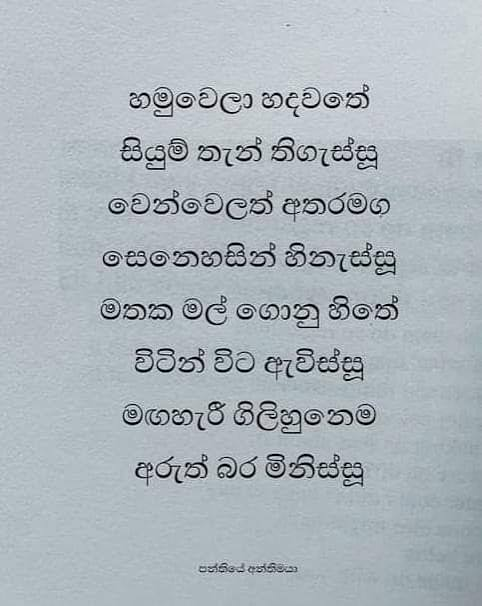
#> input picture data/eval_real/print_photos/page_poem_print.jpg, 482 x 606 px; its folder holds only this picture in this run
$ python -i text_detection.py   (imports and definitions only)
#> lines starting #> are read from the running program, lines starting #| are printed output that depends on the picture; after the words box and inside, x2 and y2 are one past the last pixel; in counts of white or black regions, pixels touching at a corner belong together
"""Text-line / region detection (pipeline stage 3).

Two strategies:

* :class:`ProjectionLineDetector` (default) - watermark-robust binarization,
  border/frame suppression, then horizontal projection-profile segmentation.
  Handles decorated pages (greeting cards, certificates) with centered lines.
* :class:`OpenCVLineDetector` (fallback) - morphological dilation + contours.
  Suitable for clean printed pages; tends to fragment decorated layouts.

Select via ``detection.method: "projection" | "contours"`` in the config or the
:func:`build_detector` factory. Core steps are pure functions for unit testing.
"""

from __future__ import annotations

from typing import Dict, List, Optional, Tuple

import cv2
import numpy as np

# Axis-aligned bounding box: (x, y, w, h)
BBox = Tuple[int, int, int, int]


class TextDetector:
    """Interface for text-region detectors.

    Implementations return a list of axis-aligned bounding boxes in reading order
    (top-to-bottom, then left-to-right).
    """

    def detect(self, image: np.ndarray) -> List[BBox]:
        raise NotImplementedError


# ---------------------------------------------------------------------------
# Pure helpers (unit-testable)
# ---------------------------------------------------------------------------
def binarize_for_detection(gray: np.ndarray,
                           min_contrast: int = 25) -> np.ndarray:
    """Binarize a page image so ink is 255 on 0, dropping faint watermarks.

    Estimates the local background with a large median blur, takes the darkness
    relative to that background, and thresholds with Otsu. A ``min_contrast``
    floor keeps low-contrast elements (faint watermark logos, paper texture,
    subtle gradients) out of the ink mask.
    """
#> called with min_contrast = 25
    if gray.ndim == 3:
        gray = cv2.cvtColor(gray, cv2.COLOR_BGR2GRAY)
    h, w = gray.shape[:2]
#> h = 606; w = 482
    # Background estimate: median blur with a window larger than glyph strokes.
    k = max(15, (min(h, w) // 20) | 1)
#> k = 25
    background = cv2.medianBlur(gray, min(k, 255))
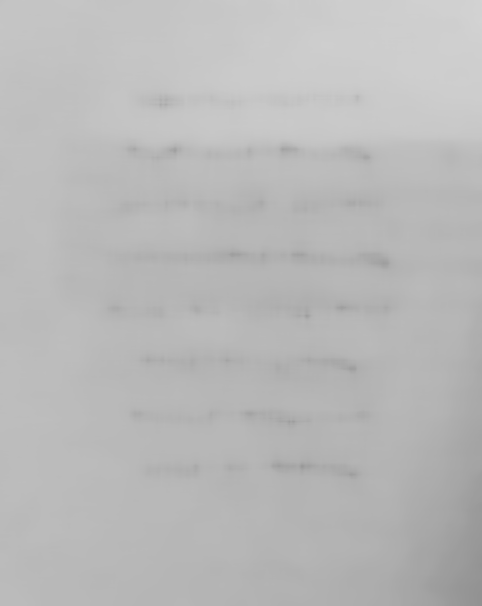
#> background: shape (606, 482); min 146, max 211, mean 185.3
    # Darkness relative to background (text is darker than its surroundings).
    diff = cv2.subtract(background, gray)
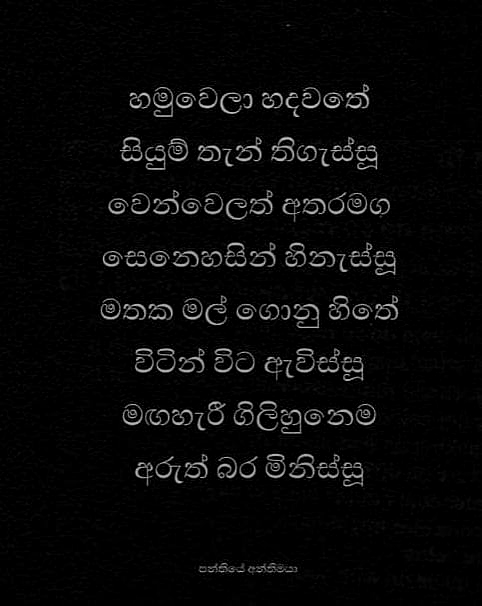
#> diff: shape (606, 482); min 0, max 200, mean 8.3
    otsu_thr, _ = cv2.threshold(diff, 0, 255, cv2.THRESH_BINARY + cv2.THRESH_OTSU)
#> otsu_thr = 61
    thr = max(float(otsu_thr), float(min_contrast))
#> thr = 61
    binary = (diff >= thr).astype(np.uint8) * 255
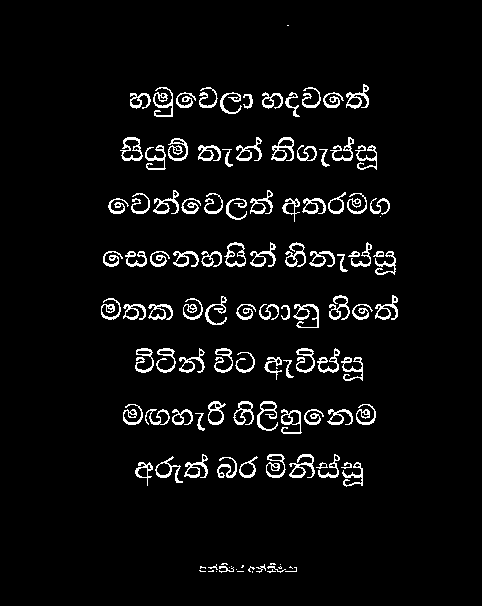
#> binary: shape (606, 482); 5% white in thin lines or dots, all inside (x1, y1, x2, y2) = (101, 25, 398, 573)
    return binary


# [283 lines left out: functions suppress_border_structures, estimate_page_skew, rotate_page, _split_tall_band, horizontal_projection_bands, band_to_box and 1 more, not called in this run]


class ProjectionLineDetector(TextDetector):
    """Line detector: watermark-robust binarize -> border suppression ->
    horizontal projection bands -> per-band ink extent boxes.

    Designed for real pages: decorative frames, faint watermarks and centered
    short lines (greeting cards, certificates, letters).
    """

    # [37 lines left out: functions __init__, ink_mask, detect, not called in this run]


class OpenCVLineDetector(TextDetector):
    """Baseline line detector using morphology + connected components.

    No deep-learning dependency; suitable for clean printed pages and as a
    fallback when the projection method under-segments unusual layouts.
    """

    # [50 lines left out: functions __init__, detect, build_detector, not called in this run]


class DBNetDetector(TextDetector):
    """Adapter placeholder for a learned detector (DBNet / CRAFT / PP-OCRv3).

    To integrate a real model:
      1. Load the trained weights in ``__init__`` (e.g. a Torch/ONNX module).
      2. In ``detect``: preprocess -> forward pass -> probability/threshold map
         -> post-process (binarize, find polygons, box-from-polygon).
      3. Return axis-aligned boxes (or extend the interface to return polygons).

    Until weights are wired in, this raises ``NotImplementedError`` so callers can
    fall back to :class:`ProjectionLineDetector` / :class:`OpenCVLineDetector`.
    """

    def __init__(self, weights_path: str | None = None):
        self.weights_path = weights_path
        self.model = None  # placeholder for the loaded network

    # [169 lines left out: functions detect, filter_line_boxes, merge_adjacent_line_boxes, merge_vertically_overlapping_boxes, refine_document_boxes, crop_is_mostly_numeric and 2 more, not called in this run]

>>> import cv2
>>> picture = cv2.imread('../../data/eval_real/print_photos/page_poem_print.jpg', cv2.IMREAD_GRAYSCALE)
>>> result = binarize_for_detection(picture)
